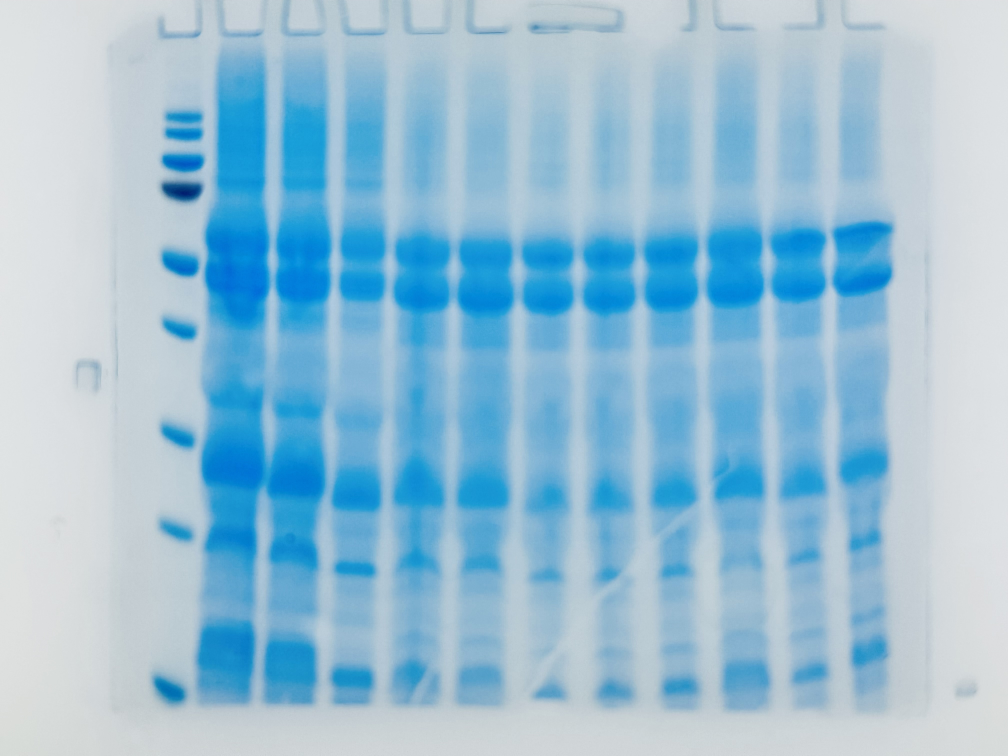
#> input picture samples/sds_gel.jpg, 4032 x 3024 px, found by its file name (shown at 1/4 size)
$ python cropper.py   (older library calls are emulated)
#> lines starting #> are read from the running program, lines starting #| are printed output that depends on the picture; after the words box and inside, x2 and y2 are one past the last pixel; in counts of white or black regions, pixels touching at a corner belong together
"""
Vision system cropper module with ROI detection and privacy scrubbing.

Implements Phase IV vision-assist functionality with bounded parameter optimization
while maintaining privacy and safety constraints.
"""

import numpy as np
from PIL import Image, ImageFilter, ImageDraw
import io
import base64
from typing import Dict, Any, Tuple, Optional
import logging
import cv2

logger = logging.getLogger(__name__)

class VisionCropper:
    """Handles image cropping, ROI detection, and privacy scrubbing for vision-assist mode."""

    def __init__(self, config: Dict[str, Any]):
        """
        Initialize cropper with vision configuration.

        Args:
            config: Vision configuration with max_side_px, scrub settings, etc.
        """
        self.config = config
        self.max_side_px = config.get('max_side_px', 1024)
        self.scrub_config = config.get('scrub', {})

    def process_for_vision(self, image_path: str, stage: str = "stage1_norm") -> Dict[str, Any]:
        """
        Process image for vision-assist analysis with privacy protection.

        Args:
            image_path: Path to input image
            stage: Processing stage ('stage0_input', 'stage1_norm', etc.)

        Returns:
            Dict with base64_image, dimensions, and processing metadata
        """
#> called with image_path = 'samples/sds_gel.jpg', stage = 'stage1_norm'
        try:
            # Load image and convert to RGB to ensure compatibility
            with Image.open(image_path) as img:
#> img is the input picture: PIL image 4032x3024 RGB; mean R, G, B 151.4, 191.4, 214.2
                img = img.convert('RGB')  # Ensure RGB format for processing
                original_size = img.size
#> original_size = (4032, 3024)

                # Auto-detect ROI if configured
                if self.config.get('crop', 'auto') == 'auto':
                    roi_box = self._detect_analysis_roi(img)
                else:
                    roi_box = None

                # Crop to ROI if detected
                if roi_box:
                    img = img.crop(roi_box)
                    crop_info = {
                        'roi_applied': True,
                        'roi_box': roi_box,
                        'original_size': original_size
                    }
                else:
                    crop_info = {
                        'roi_applied': False,
                        'original_size': original_size
                    }

                # Downscale for privacy/efficiency
                img = self._downscale_image(img)

                # Apply privacy scrubbing
                img = self._apply_privacy_scrubbing(img)

                # Convert to base64
                buffer = io.BytesIO()
                img.save(buffer, format='PNG')
                base64_data = base64.b64encode(buffer.getvalue()).decode('utf-8')

                return {
                    'base64_image': base64_data,
                    'dimensions': img.size,
                    'crop_info': crop_info,
                    'stage': stage,
                    'privacy_applied': self._get_privacy_summary(),
                    'ready_for_analysis': True
                }

        except Exception as e:
            logger.error(f"Vision processing failed for {image_path}: {e}")
            return {
                'error': str(e),
                'ready_for_analysis': False
            }

    def _detect_analysis_roi(self, img: Image.Image) -> Optional[Tuple[int, int, int, int]]:
        """
        Auto-detect the region of interest for analysis.

        For gels: detect gel boundaries
        For colonies: detect plate boundaries
        For general: detect high-contrast regions

        Returns:
            (left, top, right, bottom) box or None if full image should be used
        """
        # Convert to numpy for analysis
        img_array = np.array(img.convert('L'))

        # Simple edge-based ROI detection
        # Find significant gradient regions that likely contain analysis targets
        grad_x = cv2.Sobel(img_array, cv2.CV_64F, 1, 0, ksize=3)
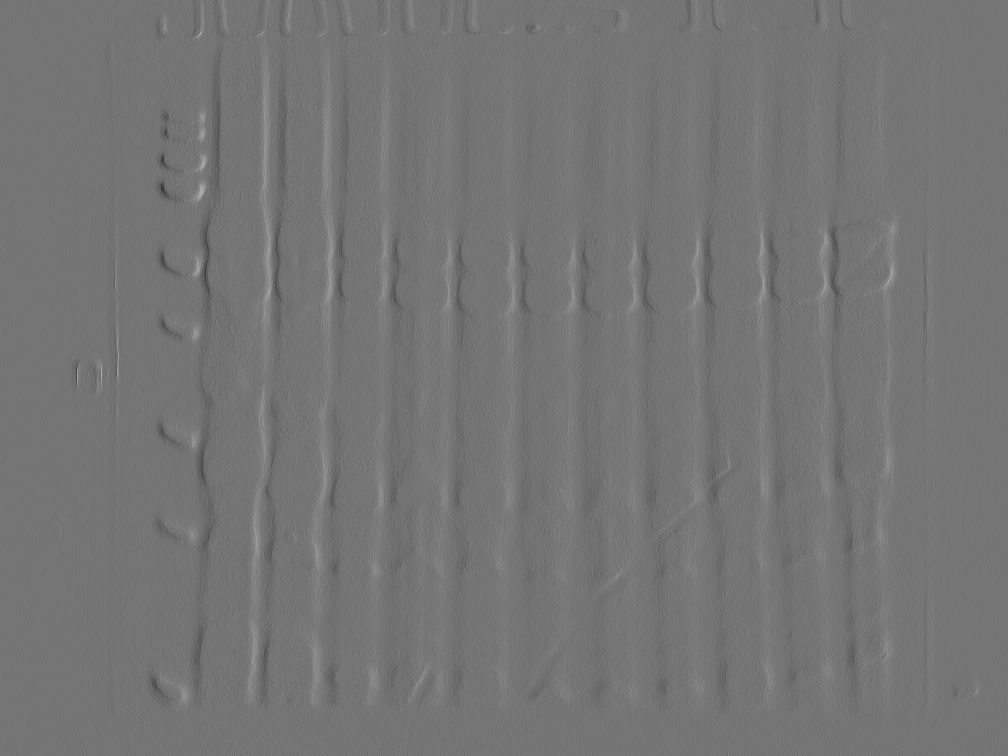
#> grad_x: shape (3024, 4032) float64 (shown at 1/4 size); min -109, max 128, mean 0; drawn with min black and max white
        grad_y = cv2.Sobel(img_array, cv2.CV_64F, 0, 1, ksize=3)
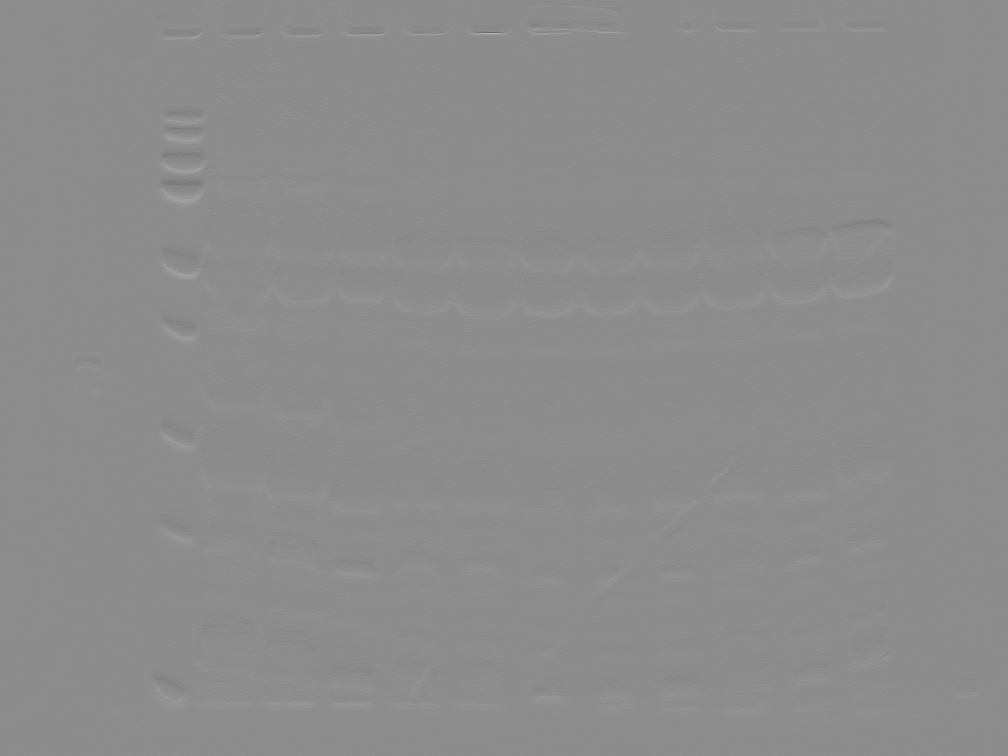
#> grad_y: shape (3024, 4032) float64 (shown at 1/4 size); min -322, max 260, mean 0; drawn with min black and max white
        gradient_magnitude = np.sqrt(grad_x**2 + grad_y**2)

        # Threshold to find significant edges
        edge_threshold = np.percentile(gradient_magnitude, 85)
#> edge_threshold = 11.4
        edge_mask = gradient_magnitude > edge_threshold
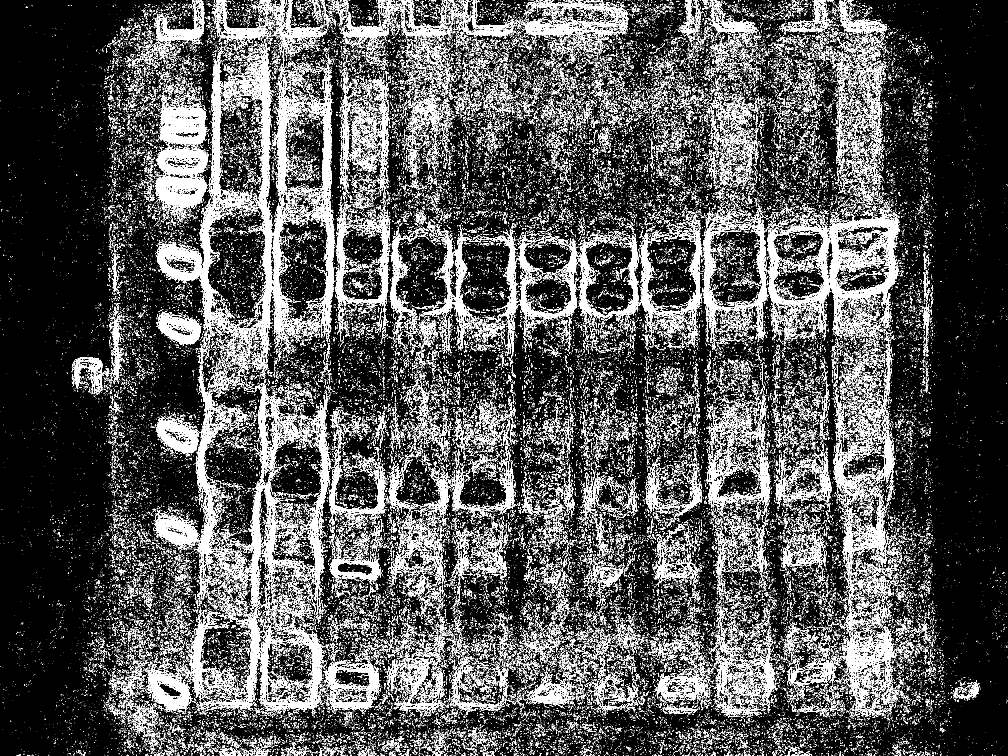
#> edge_mask: shape (3024, 4032) bool (shown at 1/4 size); 14.3% white; 169426 white regions (158624 under 20 px), largest, box (x1, y1, x2, y2) and area: (989, 187, 1216, 1454) 49859, (625, 200, 1009, 1328) 39087, (3310, 868, 3595, 1342) 26202

        # Find bounding box of edge regions
        edge_coords = np.where(edge_mask)
#> edge_coords = 1739112 positions, rows 0 to 3023, columns 0 to 4031
        if len(edge_coords[0]) == 0:
            return None  # No significant edges found

        min_y, max_y = edge_coords[0].min(), edge_coords[0].max()
#> min_y = 0; max_y = 3023
        min_x, max_x = edge_coords[1].min(), edge_coords[1].max()
#> min_x = 0; max_x = 4031

        # Add padding and ensure reasonable bounds
        height, width = img_array.shape
#> height = 3024; width = 4032
        padding = min(width, height) // 20  # 5% padding
#> padding = 151

        left = max(0, min_x - padding)
#> left = 0
        top = max(0, min_y - padding)
#> top = 0
        right = min(width, max_x + padding)
#> right = 4032
        bottom = min(height, max_y + padding)
#> bottom = 3024

        # Only return ROI if it's significantly smaller than full image
        roi_area = (right - left) * (bottom - top)
#> roi_area = 12192768
        full_area = width * height
#> full_area = 12192768

        if roi_area < 0.8 * full_area:  # ROI saves at least 20% of pixels
            return (left, top, right, bottom)
        else:
            return None  # ROI not worth it

    def _downscale_image(self, img: Image.Image) -> Image.Image:
        """
        Downscale image to max_side_px while preserving aspect ratio.

        Args:
            img: Input PIL Image

        Returns:
            Downscaled PIL Image
        """
        width, height = img.size
#> width = 4032; height = 3024
        max_dim = max(width, height)
#> max_dim = 4032

        if max_dim <= self.max_side_px:
            return img

        # Calculate new dimensions
        scale = self.max_side_px / max_dim
#> scale = 0.254
        new_width = int(width * scale)
#> new_width = 1024
        new_height = int(height * scale)
#> new_height = 768

        return img.resize((new_width, new_height), Image.Resampling.LANCZOS)

    def _apply_privacy_scrubbing(self, img: Image.Image) -> Image.Image:
        """
        Apply privacy scrubbing based on configuration.

        Args:
            img: Input PIL Image

        Returns:
            Privacy-scrubbed PIL Image
        """
        # Strip EXIF data (PIL automatically removes it on save)

        # Apply grayscale for gels if configured
        if self.scrub_config.get('grayscale_gels', True):
            # Convert to grayscale for gel analysis (preserves structure, removes color info)
            img = img.convert('L').convert('RGB')
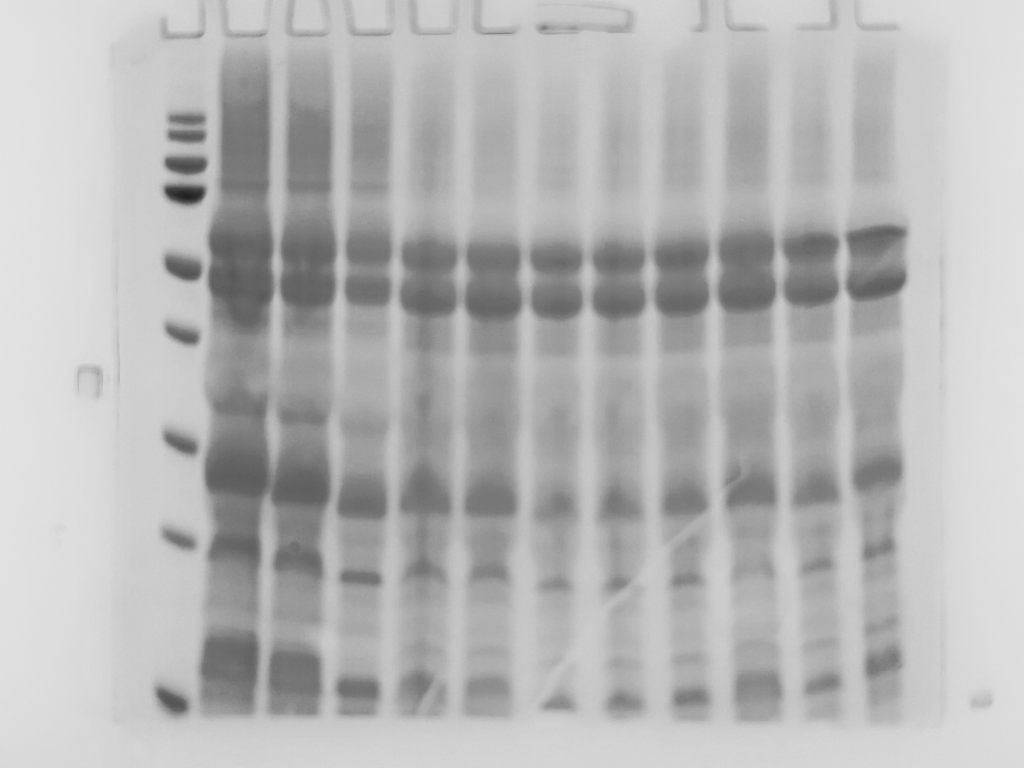
#> img: PIL image 1024x768 RGB; min 30, max 228, mean 182.1

        # Blur text regions if configured
        if self.scrub_config.get('blur_text', True):
            img = self._blur_text_regions(img)

        return img

    def _blur_text_regions(self, img: Image.Image) -> Image.Image:
        """
        Detect and blur potential text regions for privacy.

        Args:
            img: Input PIL Image

        Returns:
            Image with blurred text regions
        """
        # Simple text detection: look for high-contrast rectangular regions
        # that might be labels, timestamps, or annotations

        img_array = np.array(img.convert('L'))
#> img_array: shape (768, 1024)

        # Detect high-contrast edges that form rectangular patterns
        edges = cv2.Canny(img_array, 50, 150)
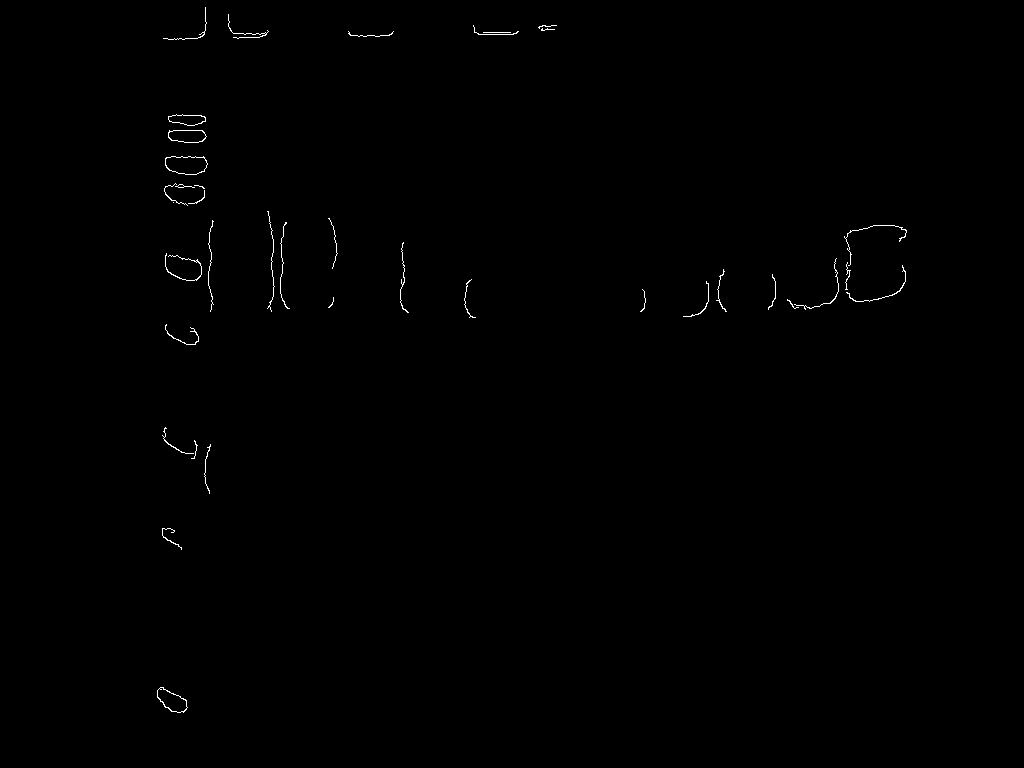
#> edges: shape (768, 1024); 0.3% white in thin lines or dots, all inside (x1, y1, x2, y2) = (157, 7, 907, 713)

        # Find contours that might be text boxes
        contours, _ = cv2.findContours(edges, cv2.RETR_EXTERNAL, cv2.CHAIN_APPROX_SIMPLE)
#> contours = 38 contours, 33 with area under 20; largest, box (x1, y1, x2, y2) and area: (165, 156, 208, 175) 621, (157, 687, 188, 713) 442, (168, 130, 207, 143) 394, (168, 114, 206, 126) 290, (165, 253, 202, 281) 22

        # Create mask for blurring
        blur_mask = Image.new('L', img.size, 0)
#> blur_mask: PIL image 1024x768 L; every value is 0
        draw = ImageDraw.Draw(blur_mask)

        for contour in contours:
            # Get bounding rectangle
            x, y, w, h = cv2.boundingRect(contour)

            # Filter for text-like aspect ratios and sizes
            aspect_ratio = w / h if h > 0 else 0

            # Text characteristics: moderate aspect ratio, not too large or small
            if (0.3 < aspect_ratio < 8.0 and
                10 < w < img.size[0] // 3 and
                8 < h < img.size[1] // 5):

                # Add padding for blur region
                padding = 5
                blur_x = max(0, x - padding)
                blur_y = max(0, y - padding)
                blur_w = min(img.size[0] - blur_x, w + 2 * padding)
                blur_h = min(img.size[1] - blur_y, h + 2 * padding)

                draw.rectangle([blur_x, blur_y, blur_x + blur_w, blur_y + blur_h], fill=255)
#> this loop made 38 passes
#> (x, y, w, h, aspect_ratio, blur_x, blur_y, blur_w) on passes 1, 2, 5, 6, 7, 10, 11, 14, 16, 17, 19, 25: (157, 687, 31, 26, 1.19, 152, 682, 41), (162, 528, 20, 22, 0.909, 157, 523, 30), (162, 427, 32, 27, 1.19, 157, 422, 42), (165, 324, 34, 21, 1.62, 160, 319, 44), (787, 299, 12, 10, 1.2, 782, 294, 22), (683, 281, 26, 36, 0.722, 678, 276, 36), (464, 279, 12, 39, 0.308, 459, 274, 22), (846, 265, 60, 37, 1.62, 841, 260, 70), (794, 258, 45, 52, 0.865, 789, 253, 55), (165, 253, 37, 28, 1.32, 160, 248, 47), (844, 225, 63, 41, 1.54, 839, 220, 73), (188, 190, 17, 14, 1.21, 183, 185, 27)
#> (x, y, w, h, aspect_ratio) on passes 3, 4, 8, 9, 12, 13: (204, 444, 7, 50, 0.14), (191, 440, 7, 19, 0.368), (328, 297, 6, 11, 0.545), (640, 289, 6, 23, 0.261), (768, 274, 8, 36, 0.222), (716, 269, 11, 43, 0.256)

        # Apply gaussian blur to detected regions
        if np.any(np.array(blur_mask)):
            blurred_img = img.filter(ImageFilter.GaussianBlur(radius=3))

            # Composite: use blurred version where mask is white
            # Convert single channel mask to RGB
            blur_mask_rgb = blur_mask.convert('RGB')
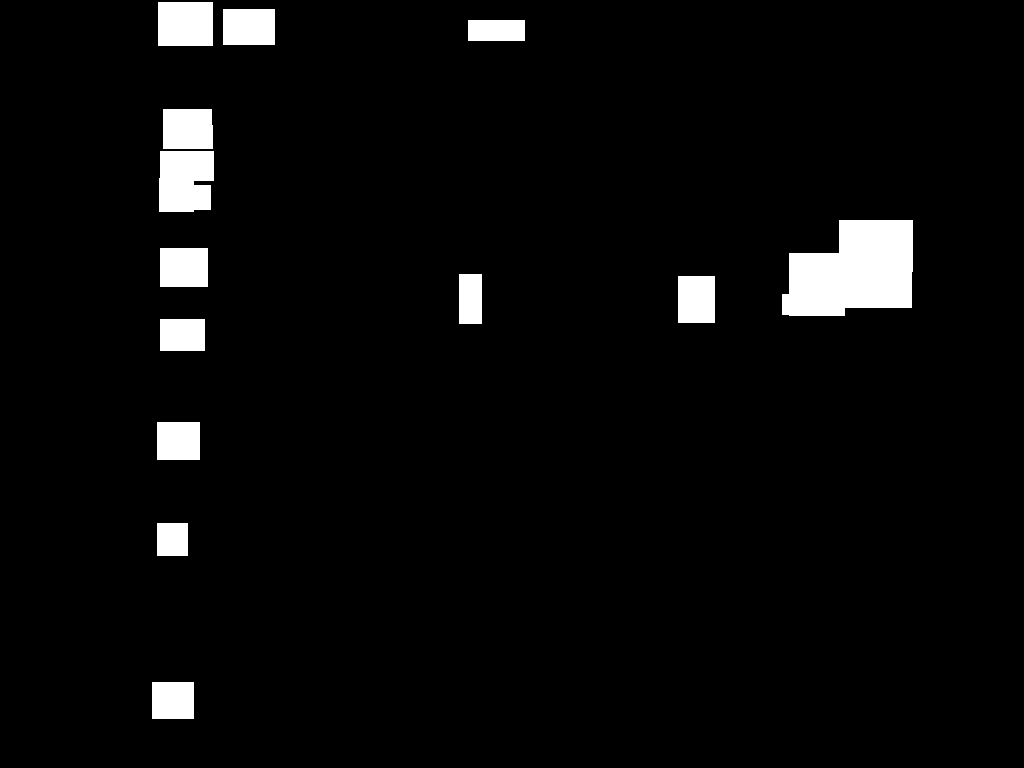
#> blur_mask_rgb: PIL image 1024x768 RGB; 3.9% white; 13 white regions, largest, box (x1, y1, x2, y2) and area: (782, 220, 913, 316) 9821, (159, 151, 214, 212) 3133, (158, 2, 213, 46) 2420
            img = Image.composite(blurred_img, img, blur_mask)

        return img

    def _get_privacy_summary(self) -> Dict[str, Any]:
        """
        Get summary of privacy measures applied.

        Returns:
            Dictionary describing privacy protections applied
        """
        return {
            'exif_stripped': True,  # Always true with PIL
            'downscaled_to_px': self.max_side_px,
            'grayscale_applied': self.scrub_config.get('grayscale_gels', True),
            'text_regions_blurred': self.scrub_config.get('blur_text', True),
            'max_pixel_count': self.max_side_px * self.max_side_px
        }

def test_cropper():
    """Test the vision cropper with sample data."""
    config = {
        'max_side_px': 1024,
        'crop': 'auto',
        'scrub': {
            'strip_exif': True,
            'blur_text': True,
            'grayscale_gels': True
        }
    }

    cropper = VisionCropper(config)

    # Test with SDS gel
    result = cropper.process_for_vision('samples/sds_gel.jpg', 'stage1_norm')

    if result.get('ready_for_analysis'):
        print(f"✅ Cropper test passed")
        print(f"   Dimensions: {result['dimensions']}")
#|    Dimensions: (1024, 768)
        print(f"   ROI applied: {result['crop_info']['roi_applied']}")
#|    ROI applied: False
        print(f"   Privacy: {result['privacy_applied']}")
#|    Privacy: {'exif_stripped': True, 'downscaled_to_px': 1024, 'grayscale_applied': True, 'text_regions_blurred': True, 'max_pixel_count': 1048576}
    else:
        print(f"❌ Cropper test failed: {result.get('error')}")

if __name__ == "__main__":
    test_cropper()
